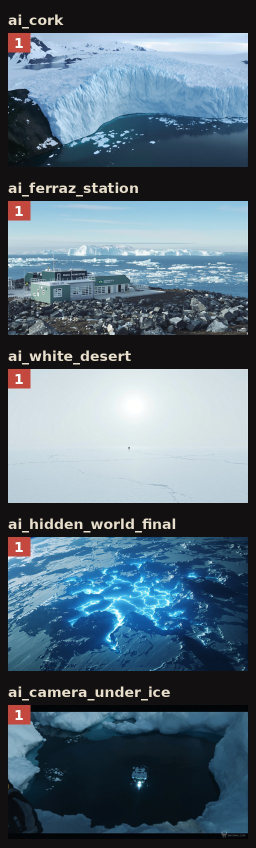
#> input picture ant01-sob-o-gelo/ai_contact_sheet_11.jpg, 512 x 1696 px (shown at 1/2 size)
$ python thumbnail.py --photo ../ant01-sob-o-gelo/ai_contact_sheet_11.jpg --line1 ../ant01-sob-o-gelo/ai_contact_sheet_5.jpg --line2 ../ant01-sob-o-gelo/ai_contact_sheet_5.jpg --file 5 --out out.png
#> lines starting #> are read from the running program, lines starting #| are printed output that depends on the picture
### engine/render.py
#!/usr/bin/env python3
"""Black Dossier render engine.

Builds a finished documentary video from an episode file (JSON):
narration per chapter, a shot list per chapter, music and sound effects.

Shot durations inside a chapter are weights: they are stretched or squeezed
so the chapter's pictures end exactly when its narration ends.

Usage:
    python3 render.py episode.json            # full render
    python3 render.py episode.json --preview  # 960x540, fast, for checks
"""
import json, math, os, random, subprocess, sys, shutil, tempfile
from PIL import Image, ImageDraw, ImageFont, ImageFilter, ImageOps

HERE = os.path.dirname(os.path.abspath(__file__))

# ---------------------------------------------------------------- brand
BRAND = {
    "red": (196, 72, 62),
    "red_dark": (120, 30, 26),
    "paper": (232, 222, 204),
    "ink": (22, 18, 18),
    "white": (240, 234, 228),
    "black": (8, 7, 7),
}
FONT_CANDIDATES = {
    "type":  ["fonts/SpecialElite-Regular.ttf", "/usr/share/fonts/X11/Type1/c0419bt_.pfb",
              "/usr/share/texmf/fonts/opentype/public/lm/lmmono10-regular.otf",
              "/usr/share/fonts/truetype/dejavu/DejaVuSansMono.ttf"],
    "impact": ["fonts/BebasNeue-Regular.ttf", "/usr/share/fonts/opentype/inter/InterDisplay-Black.otf",
               "/usr/share/fonts/truetype/dejavu/DejaVuSans-Bold.ttf"],
    "serif": ["fonts/serif.ttf", "/usr/share/texmf/fonts/opentype/public/lm/lmromandemi10-regular.otf",
              "/usr/share/fonts/truetype/dejavu/DejaVuSerif-Bold.ttf"],
    "mono":  ["fonts/IBMPlexMono-Regular.ttf", "/usr/share/fonts/truetype/dejavu/DejaVuSansMono.ttf"],
}
_font_cache = {}


def font(kind, size):
    key = (kind, size)
    if key in _font_cache:
        return _font_cache[key]
    for cand in FONT_CANDIDATES[kind]:
        p = cand if os.path.isabs(cand) else os.path.join(HERE, cand)
        if os.path.exists(p):
            try:
                f = ImageFont.truetype(p, size)
                _font_cache[key] = f
                return f
            except OSError:
                continue
    f = ImageFont.load_default(size)
    _font_cache[key] = f
    return f


def ease(t):  # smooth in-out
    t = max(0.0, min(1.0, t))
    return t * t * (3 - 2 * t)


# ---------------------------------------------------------------- helpers
class Ctx:
    def __init__(self, W, H, fps, base):
        self.W, self.H, self.fps, self.base = W, H, fps, base
        self.s = W / 1920.0  # scale factor for all pixel sizes

    def px(self, v):
        return max(1, int(round(v * self.s)))

    def path(self, p):
        return p if os.path.isabs(p) else os.path.join(self.base, p)


def blank(ctx, color=BRAND["black"]):
    return Image.new("RGB", (ctx.W, ctx.H), color)


# [41 lines left out: functions paper_texture, load_image, wrap, not called in this run]


def stamp(ctx, text, angle=-12, color=BRAND["red"], size=90):
    f = font("impact", ctx.px(size))
    tmp = Image.new("RGBA", (1, 1))
    tw = int(ImageDraw.Draw(tmp).textlength(text, font=f))
    pad = ctx.px(24)
    im = Image.new("RGBA", (tw + pad * 2, ctx.px(size) + pad * 2), (0, 0, 0, 0))
    d = ImageDraw.Draw(im)
    d.rectangle([2, 2, im.width - 3, im.height - 3], outline=color + (230,), width=ctx.px(7))
    d.text((pad, pad - ctx.px(size * 0.08)), text, font=f, fill=color + (230,))
    # worn ink: knock out random specks
    speck = Image.effect_noise(im.size, 90).point(lambda v: 0 if v > 175 else 255)
    a = im.split()[3]
    im.putalpha(Image.composite(a, Image.new("L", im.size, 0), speck))
    return im.rotate(angle, resample=Image.BICUBIC, expand=True)


# ---------------------------------------------------------------- shots
# Each shot is a function (ctx, shot, n_frames) -> generator of PIL frames.

# [317 lines left out: functions shot_black, shot_image, caption_layer, shot_typewriter, shot_statement, shot_title and 7 more, not called in this run]


SHOTS = {"black": shot_black, "image": shot_image, "typewriter": shot_typewriter, "statement": shot_statement,
         "title": shot_title, "chapter": shot_chapter, "dossier": shot_dossier, "counter": shot_counter,
         "document": shot_document, "timeline": shot_timeline, "video": shot_video}

_vig = {}


def vignette_soft(ctx, im):
    if im.size != (ctx.W, ctx.H):  # zoom crops can round 1 px off
        im = im.resize((ctx.W, ctx.H), Image.BICUBIC)
    key = (ctx.W, ctx.H)
    if key not in _vig:
        m = Image.new("L", (ctx.W // 4, ctx.H // 4), 0)
        ImageDraw.Draw(m).ellipse([-ctx.W // 16, -ctx.H // 16, ctx.W // 4 + ctx.W // 16, ctx.H // 4 + ctx.H // 16], fill=255)
        _vig[key] = m.filter(ImageFilter.GaussianBlur(ctx.W // 40)).resize((ctx.W, ctx.H), Image.BICUBIC)
    return Image.composite(im, Image.new("RGB", im.size, (30, 22, 20)), _vig[key])


# ---------------------------------------------------------------- audio
def probe_dur(path):
    out = subprocess.check_output(["ffprobe", "-v", "error", "-show_entries", "format=duration", "-of", "csv=p=0", path])
    return float(out.strip())


# [212 lines left out: functions build_timeline, mix_audio, render, render_resumable, not called in this run]


# [5 lines that do not run on import are left out]

### engine/thumbnail.py
#!/usr/bin/env python3
"""Black Dossier thumbnail: fixed channel template (see REGRAS-DO-CANAL.md, item 5).

    python3 engine/thumbnail.py --photo a/x.jpg --face-x 0.52 --line1 "HE" --line2 "TALKED." \
        --footer "1963" --file 2 --stamp "TOP SECRET" --out pub/thumbnail.jpg

Photo on the right (sepia), dark panel on the left, 2 lines of text (white + yellow, max 4 words),
red rule, typewriter footer, "BLACK DOSSIER · FILE 00X" on top, red stamp bottom-right.
"""
import argparse, os, sys
sys.path.insert(0, os.path.dirname(os.path.abspath(__file__)))
import render as R
from PIL import Image, ImageDraw, ImageEnhance

W, H = 1280, 720
YELLOW = (229, 196, 40)


def make(photo, face_x, face_y, line1, line2, footer, file_no, stamp, out, zoom=1.15):
#> called with face_x = 0.5, face_y = 0.3, footer = '', file_no = 5, stamp = 'CLASSIFIED', out = 'out.png', zoom = 1.15
    ctx = R.Ctx(W, H, 24, ".")
    src = Image.open(photo).convert("L")
    s = H * zoom / src.height
#> s = 0.488
    src = src.resize((int(src.width * s), int(src.height * s)), Image.LANCZOS)
#> src: PIL image 249x827 L
    bg = Image.new("L", (W, H), 10)
#> bg: PIL image 1280x720 L; every value is 10
    # put the subject's face at ~74% of the width, never under the text
    bg.paste(src, (int(W * 0.74 - src.width * face_x), int(H * 0.40 - src.height * face_y)))
    bg = ImageEnhance.Contrast(bg.convert("RGB")).enhance(1.3)
#> bg: PIL image 1280x720 RGB
    r, g, b = bg.split()
    bg = Image.merge("RGB", (r.point(lambda v: min(255, int(v * 1.05))), g, b.point(lambda v: int(v * 0.88))))
    grad = Image.linear_gradient("L").rotate(90, expand=True).resize((W, H)).point(
        lambda v: int(250 * max(0, 1 - v / 200)))
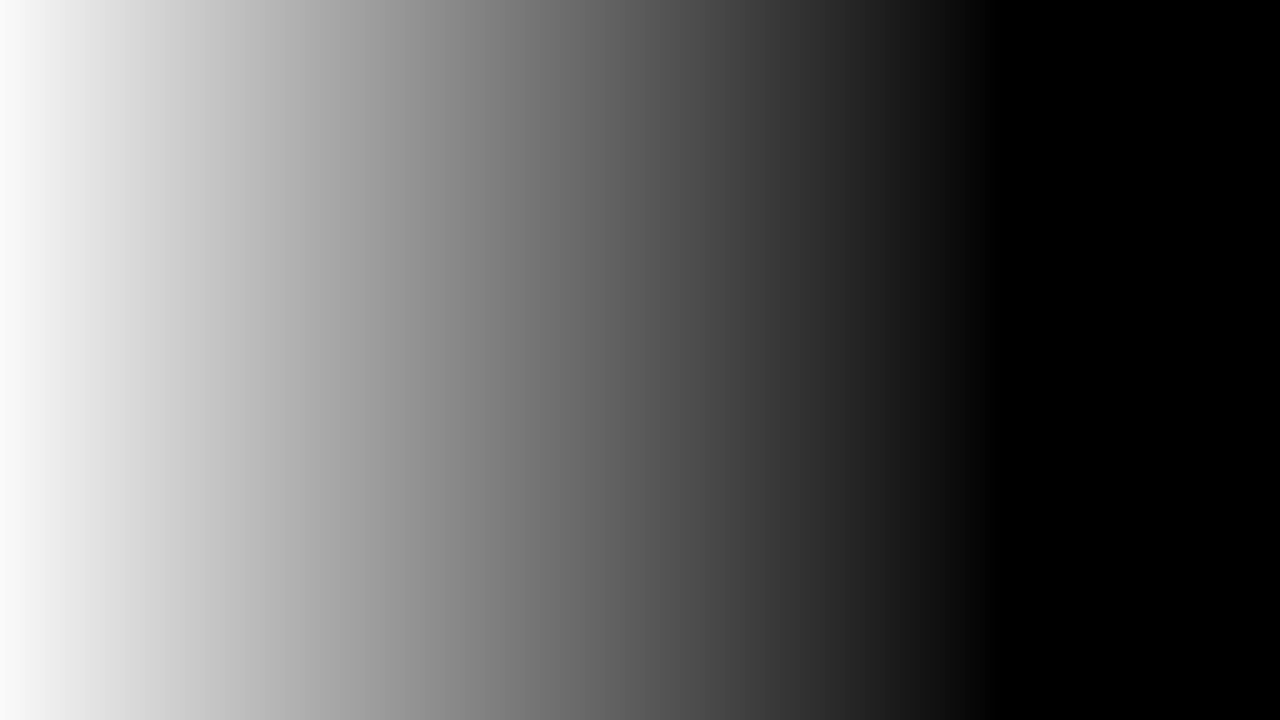
#> grad: PIL image 1280x720 L; min 0, max 250, mean 97.8
    bg = Image.composite(Image.new("RGB", (W, H), (8, 7, 7)), bg, grad)
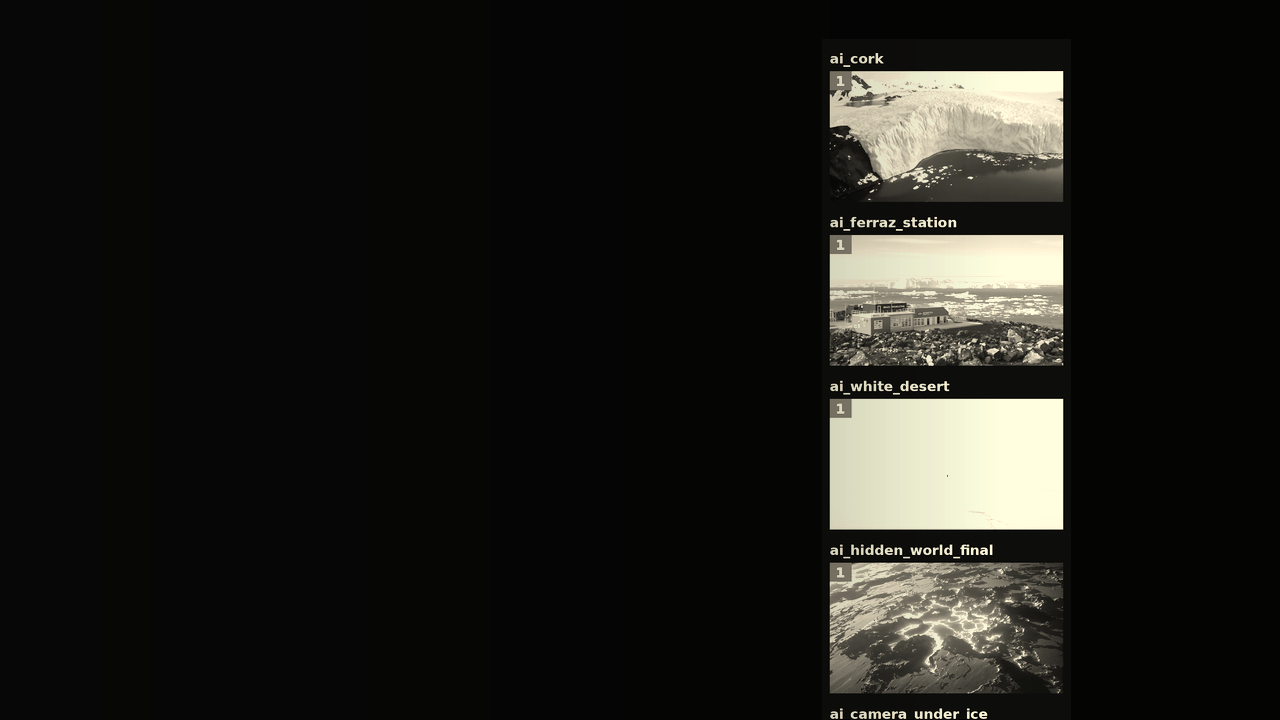
#> bg: PIL image 1280x720 RGB; mean R, G, B 28.4, 27.5, 24.2
    bg = R.vignette_soft(ctx, bg)
#> in vignette_soft, `m = Image.new("L", (ctx.W // 4, ctx.H // 4), 0)`: m: PIL image 320x180 L; every value is 0
#> in vignette_soft, `ImageDraw.Draw(m).ellipse([-ctx.W // 16, -ctx.H // 16, ctx.W // 4 + ct..`: m: PIL image 320x180 L; every value is 255
    d = ImageDraw.Draw(bg)
    x = 56
    size = 150
    f = R.font("impact", size)
    while max(d.textlength(line1, font=f), d.textlength(line2, font=f)) > W * 0.58 and size > 90:
        size -= 6
        f = R.font("impact", size)
#> this loop made 10 passes
#> size on passes 1 to 10: 144, 138, 132, 126, 120, 114, 108, 102, 96, 90
#> after the loop, size = 90
    d.text((x, 150), line1.upper(), font=f, fill=(240, 234, 228))
    d.text((x, 150 + int(size)), line2.upper(), font=f, fill=YELLOW)
    ry = 150 + 2 * int(size) + 28
#> ry = 358
    d.rectangle([x, ry, x + 300, ry + 8], fill=R.BRAND["red"])
    d.text((x, ry + 34), footer.upper(), font=R.font("type", 40), fill=(232, 222, 204))
    d.text((x, 48), f"BLACK DOSSIER  ·  FILE {int(file_no):03d}", font=R.font("type", 30), fill=R.BRAND["red"])
    if stamp:
        st = R.stamp(ctx, stamp.upper(), angle=-12, size=56)
#> in stamp, `im = Image.new("RGBA", (tw + pad * 2, ctx.px(size) + pad * 2), (0, 0, ..`: im: PIL image 251x69 RGBA; every value is 0
#> in stamp, `speck = Image.effect_noise(im.size, 90).point(lambda v: 0 if v > 175 e..`:
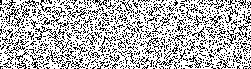
#> speck: PIL image 251x69 L; 71% white; black in thin lines or dots
#> in stamp, `a = im.split()[3]`:
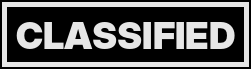
#> a: PIL image 251x69 L; min 0, max 230, mean 88.2
#> in stamp, `im.putalpha(Image.composite(a, Image.new("L", im.size, 0), speck))`:
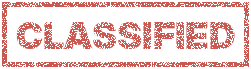
#> im: PIL image 251x69 RGBA; mean R, G, B, A 80.4, 29.5, 25.4, 62.8; transparent parts drawn white
#> in stamp, `return im.rotate(angle, resample=Image.BICUBIC, expand=True)`:
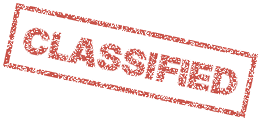
#> returned value: PIL image 261x121 RGBA; mean R, G, B, A 46.6, 16.4, 14, 35.2; transparent parts drawn white
        bg.paste(st, (W - st.width - 50, H - st.height - 40), st)
    bg.save(out, quality=92)
    bg.resize((320, 180), Image.LANCZOS).save(os.path.splitext(out)[0] + "_mini.jpg", quality=85)
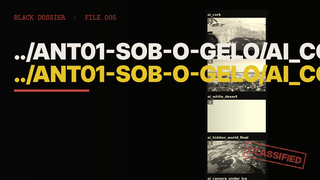
#> saved as out_mini.jpg: PIL image 320x180 RGB; mean R, G, B 49.3, 45.5, 34.8
    return out


if __name__ == "__main__":
    ap = argparse.ArgumentParser()
    ap.add_argument("--photo", required=True)
    ap.add_argument("--face-x", type=float, default=0.5, help="face position in the photo, 0..1 (left→right)")
    ap.add_argument("--face-y", type=float, default=0.3)
    ap.add_argument("--line1", required=True)
    ap.add_argument("--line2", required=True)
    ap.add_argument("--footer", default="")
    ap.add_argument("--file", type=int, required=True)
    ap.add_argument("--stamp", default="CLASSIFIED")
    ap.add_argument("--zoom", type=float, default=1.15)
    ap.add_argument("--out", required=True)
    a = ap.parse_args()
    if len((a.line1 + " " + a.line2).split()) > 4:
        sys.exit("Regra do canal: no máximo 4 palavras na thumbnail.")
    print(make(a.photo, a.face_x, a.face_y, a.line1, a.line2, a.footer, a.file, a.stamp, a.out, a.zoom))

$ run again, on ant01-sob-o-gelo/ai_contact_sheet_7.jpg
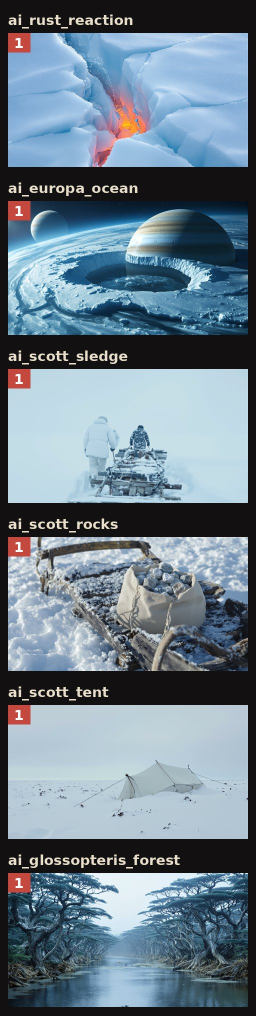
#> input picture ant01-sob-o-gelo/ai_contact_sheet_7.jpg, 512 x 2032 px (shown at 1/2 size)
#> in make, `bg = Image.composite(Image.new("RGB", (W, H), (8, 7, 7)), bg, grad)`:
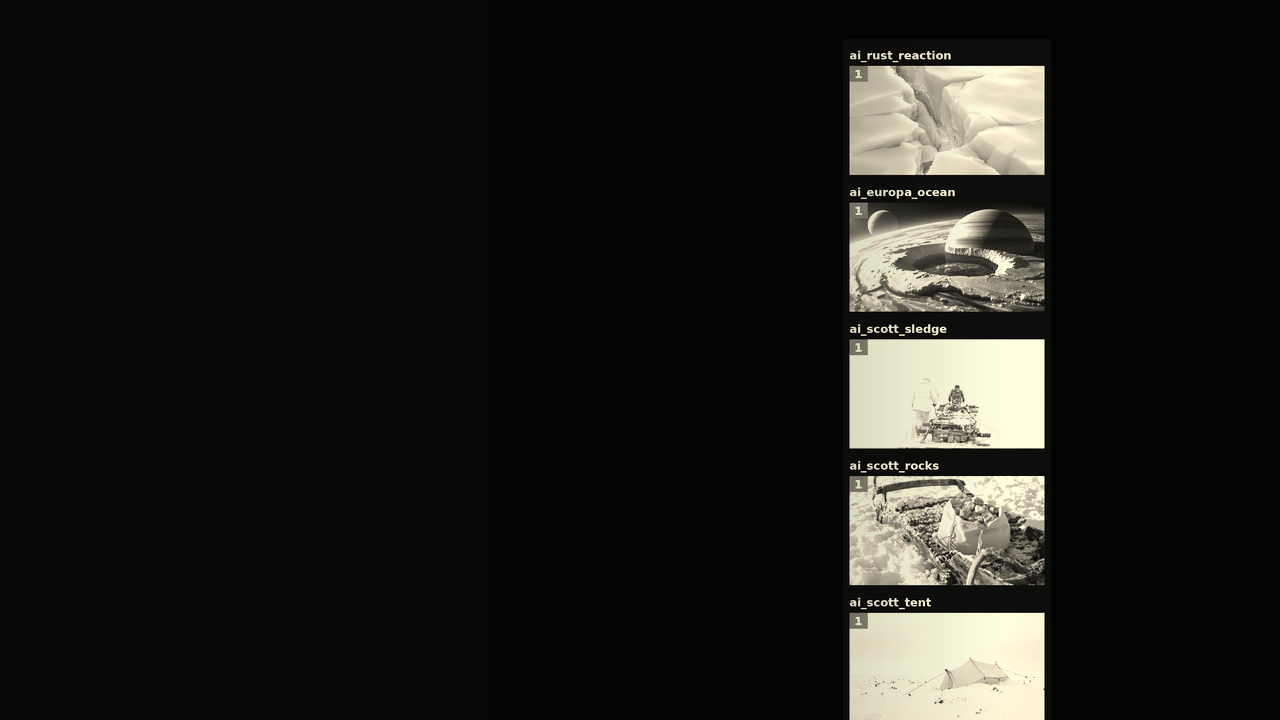
#> bg: PIL image 1280x720 RGB; mean R, G, B 28.1, 27.1, 23.9
#> the loop in make, `while max(d.textlength(line1, font=f), d.textlength(line2, font=f)) > ..` made 10 passes
#> size on passes 1 to 8: 144, 138, 132, 126, 120, 114, 108, 102
#> after the loop in make, `while max(d.textlength(line1, font=f), d.textlength(line2, font=f)) > ..`: size = 90
#> ry = 358
#> speck: PIL image 251x69 L; 71% white; black in thin lines or dots
#> in make, `bg.resize((320, 180), Image.LANCZOS).save(os.path.splitext(out)[0] + "..`:
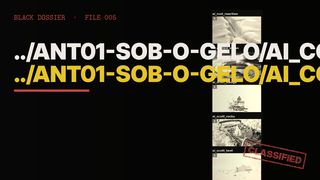
#> saved as out_mini.jpg: PIL image 320x180 RGB; mean R, G, B 49.9, 46, 35.3

$ run again, on ant01-sob-o-gelo/video_contact_sheet_11.jpg
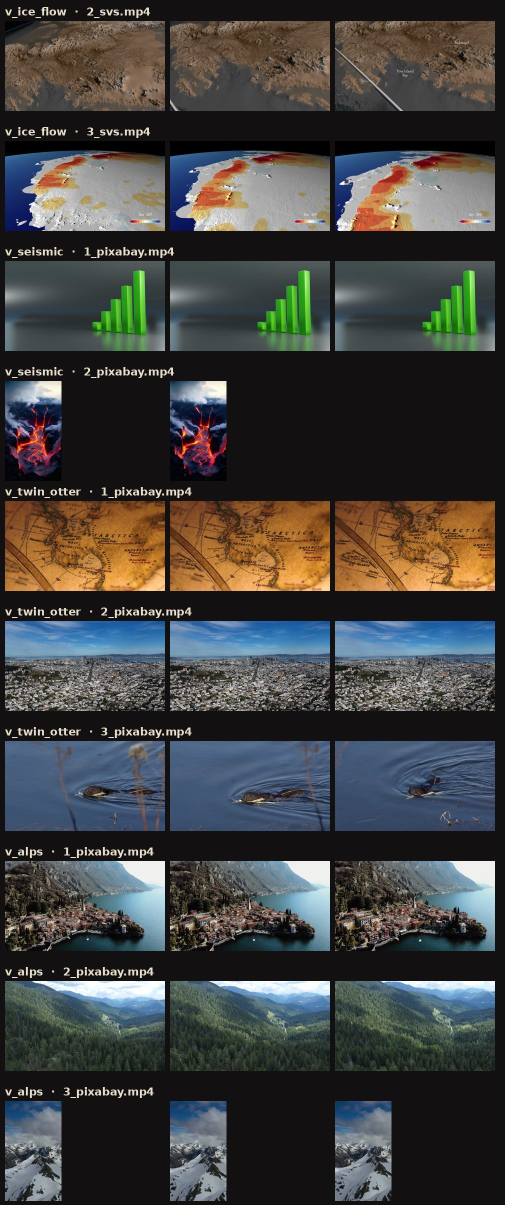
#> input picture ant01-sob-o-gelo/video_contact_sheet_11.jpg, 1010 x 2410 px (shown at 1/2 size)
#> the loop in make, `while max(d.textlength(line1, font=f), d.textlength(line2, font=f)) > ..` made 10 passes
#> size on passes 1 to 8: 144, 138, 132, 126, 120, 114, 108, 102
#> after the loop in make, `while max(d.textlength(line1, font=f), d.textlength(line2, font=f)) > ..`: size = 90
#> ry = 358
#> speck: PIL image 251x69 L; 71% white; black in thin lines or dots
#> in make, `bg.resize((320, 180), Image.LANCZOS).save(os.path.splitext(out)[0] + "..`:
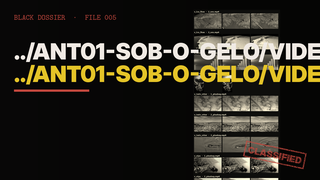
#> saved as out_mini.jpg: PIL image 320x180 RGB; mean R, G, B 47.2, 43.1, 32.6
